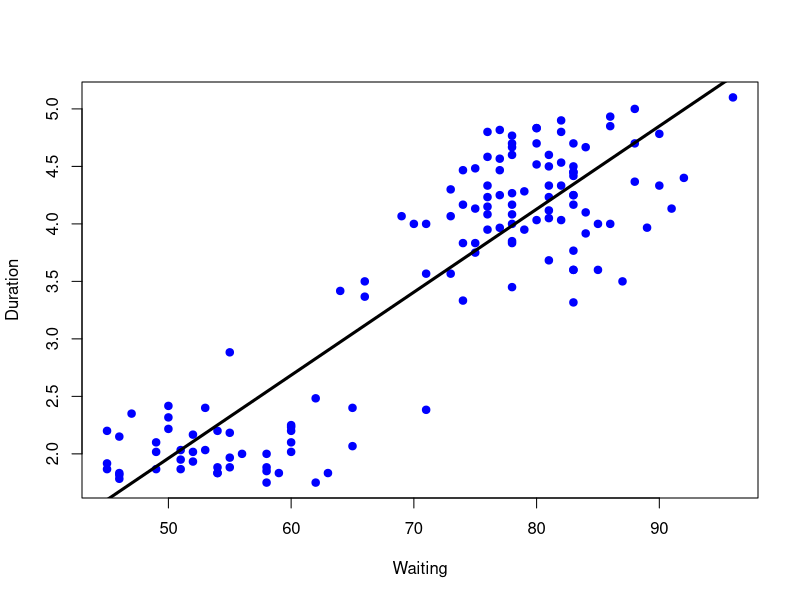
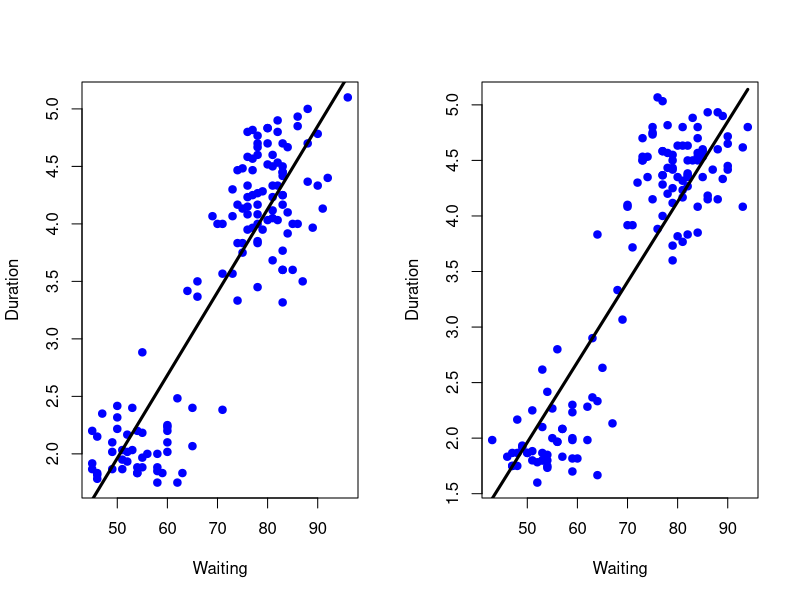
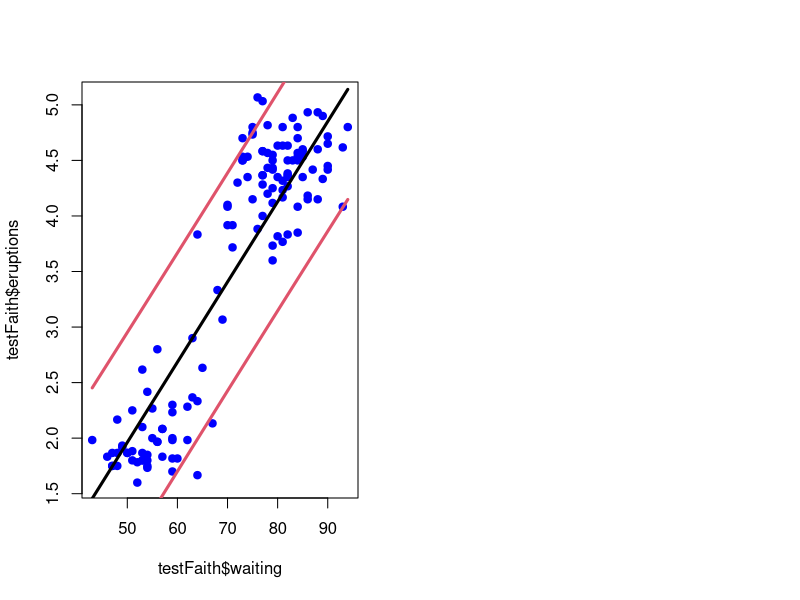

Reproduce these figures in R, in order.
library(caret);
data(faithful);
set.seed(333)
inTrain <- createDataPartition(y=faithful$waiting,  p=0.5, list=FALSE)
trainFaith <- faithful[inTrain,]; 
testFaith <- faithful[-inTrain,]
head(trainFaith)

plot(trainFaith$waiting,trainFaith$eruptions,pch=19,col="blue",xlab="Waiting",ylab="Duration")

## Fitting linear 
lm1 <- lm(eruptions ~ waiting,data=trainFaith)
summary(lm1)

## Draw line into plot
lines(trainFaith$waiting,lm1$fitted,lwd=3)

# Predict a new value (Manual)
coef(lm1)[1] + coef(lm1)[2]*80

# Using Predict Library
newdata <- data.frame(waiting=80)
predict(lm1,newdata)

# Comparing prediction and test set using plot
par(mfrow=c(1,2))
plot(trainFaith$waiting,trainFaith$eruptions,pch=19,col="blue",xlab="Waiting",ylab="Duration")
lines(trainFaith$waiting,predict(lm1),lwd=3)
plot(testFaith$waiting,testFaith$eruptions,pch=19,col="blue",xlab="Waiting",ylab="Duration")
## Test set has shifted a bit
lines(testFaith$waiting,predict(lm1,newdata=testFaith),lwd=3)

## Calculatin error (RMSE)
# Calculate RMSE on training
sqrt(sum((lm1$fitted-trainFaith$eruptions)^2))

# Calculate RMSE on test
sqrt(sum((predict(lm1,newdata=testFaith)-testFaith$eruptions)^2))

# drawing interval line (interpretation)
pred1 <- predict(lm1,newdata=testFaith,interval="prediction")
ord <- order(testFaith$waiting)
plot(testFaith$waiting,testFaith$eruptions,pch=19,col="blue")
matlines(testFaith$waiting[ord],pred1[ord,],type="l",,col=c(1,2,2),lty = c(1,1,1), lwd=3)

## Using Caret
modFit <- train(eruptions ~ waiting,data=trainFaith,method="lm")
summary(modFit$finalModel)